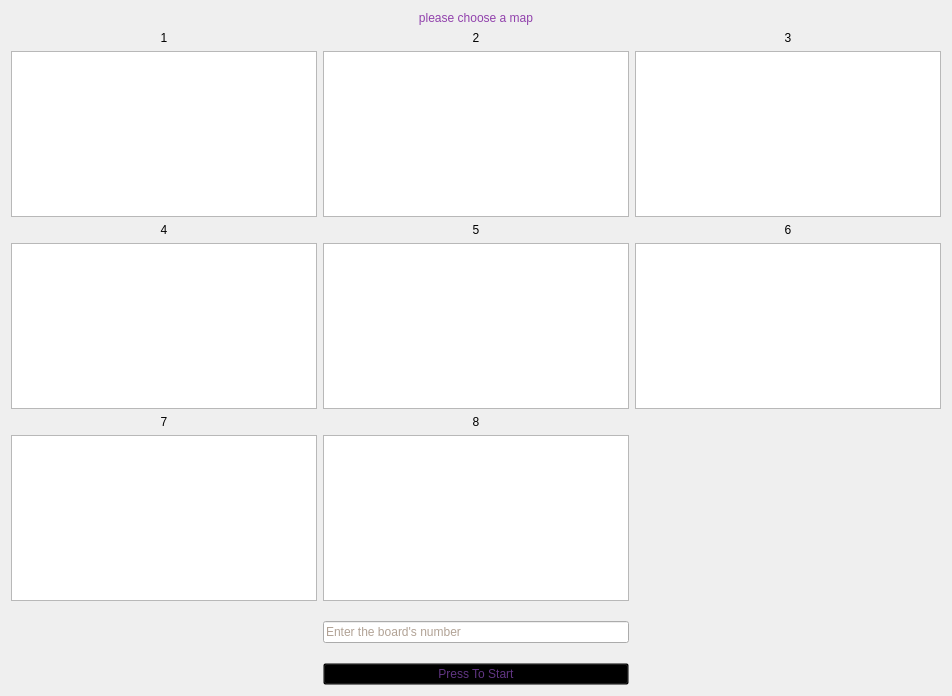
<?xml version="1.0" encoding="UTF-8"?>
<ui version="4.0">
 <class>ChooseGround</class>
 <widget class="QWidget" name="ChooseGround">
  <property name="geometry">
   <rect>
    <x>0</x>
    <y>0</y>
    <width>952</width>
    <height>696</height>
   </rect>
  </property>
  <property name="windowTitle">
   <string>Form</string>
  </property>
  <layout class="QGridLayout" name="gridLayout">
   <item row="4" column="1">
    <widget class="QGraphicsView" name="graphicsView5"/>
   </item>
   <item row="9" column="1">
    <spacer name="verticalSpacer_2">
     <property name="orientation">
      <enum>Qt::Orientation::Vertical</enum>
     </property>
     <property name="sizeHint" stdset="0">
      <size>
       <width>20</width>
       <height>40</height>
      </size>
     </property>
    </spacer>
   </item>
   <item row="4" column="2">
    <widget class="QGraphicsView" name="graphicsView6"/>
   </item>
   <item row="6" column="1">
    <widget class="QGraphicsView" name="graphicsView8"/>
   </item>
   <item row="0" column="1">
    <widget class="QLabel" name="label">
     <property name="styleSheet">
      <string notr="true">font: 500 18pt &quot;Ubuntu Sans&quot;;
color: rgb(145, 65, 172);</string>
     </property>
     <property name="text">
      <string>please choose a map</string>
     </property>
     <property name="alignment">
      <set>Qt::AlignmentFlag::AlignCenter</set>
     </property>
    </widget>
   </item>
   <item row="2" column="2">
    <widget class="QGraphicsView" name="graphicsView3"/>
   </item>
   <item row="1" column="2">
    <widget class="QLabel" name="label_4">
     <property name="text">
      <string>3</string>
     </property>
     <property name="alignment">
      <set>Qt::AlignmentFlag::AlignCenter</set>
     </property>
    </widget>
   </item>
   <item row="10" column="1">
    <widget class="QPushButton" name="pushButton">
     <property name="styleSheet">
      <string notr="true">background-color: transparent;
color: rgb(97, 53, 131);
font: 500 18pt &quot;Ubuntu Sans&quot;;</string>
     </property>
     <property name="text">
      <string>Press To Start</string>
     </property>
    </widget>
   </item>
   <item row="7" column="1">
    <spacer name="verticalSpacer">
     <property name="orientation">
      <enum>Qt::Orientation::Vertical</enum>
     </property>
     <property name="sizeHint" stdset="0">
      <size>
       <width>20</width>
       <height>40</height>
      </size>
     </property>
    </spacer>
   </item>
   <item row="5" column="1">
    <widget class="QLabel" name="label_9">
     <property name="text">
      <string>8</string>
     </property>
     <property name="alignment">
      <set>Qt::AlignmentFlag::AlignCenter</set>
     </property>
    </widget>
   </item>
   <item row="3" column="2">
    <widget class="QLabel" name="label_7">
     <property name="text">
      <string>6</string>
     </property>
     <property name="alignment">
      <set>Qt::AlignmentFlag::AlignCenter</set>
     </property>
    </widget>
   </item>
   <item row="1" column="0">
    <widget class="QLabel" name="label_3">
     <property name="text">
      <string>1</string>
     </property>
     <property name="alignment">
      <set>Qt::AlignmentFlag::AlignCenter</set>
     </property>
    </widget>
   </item>
   <item row="3" column="0">
    <widget class="QLabel" name="label_5">
     <property name="text">
      <string>4</string>
     </property>
     <property name="alignment">
      <set>Qt::AlignmentFlag::AlignCenter</set>
     </property>
    </widget>
   </item>
   <item row="4" column="0">
    <widget class="QGraphicsView" name="graphicsView4"/>
   </item>
   <item row="2" column="1">
    <widget class="QGraphicsView" name="graphicsView2"/>
   </item>
   <item row="3" column="1">
    <widget class="QLabel" name="label_6">
     <property name="text">
      <string>5</string>
     </property>
     <property name="alignment">
      <set>Qt::AlignmentFlag::AlignCenter</set>
     </property>
    </widget>
   </item>
   <item row="1" column="1">
    <widget class="QLabel" name="label_2">
     <property name="text">
      <string>2</string>
     </property>
     <property name="alignment">
      <set>Qt::AlignmentFlag::AlignCenter</set>
     </property>
    </widget>
   </item>
   <item row="5" column="0">
    <widget class="QLabel" name="label_8">
     <property name="text">
      <string>7</string>
     </property>
     <property name="alignment">
      <set>Qt::AlignmentFlag::AlignCenter</set>
     </property>
    </widget>
   </item>
   <item row="2" column="0">
    <widget class="QGraphicsView" name="graphicsView1"/>
   </item>
   <item row="8" column="1">
    <widget class="QLineEdit" name="lineEdit">
     <property name="styleSheet">
      <string notr="true">color: rgb(99, 69, 44);</string>
     </property>
     <property name="placeholderText">
      <string>Enter the board's number</string>
     </property>
    </widget>
   </item>
   <item row="6" column="0">
    <widget class="QGraphicsView" name="graphicsView7"/>
   </item>
  </layout>
 </widget>
 <resources/>
 <connections/>
</ui>
